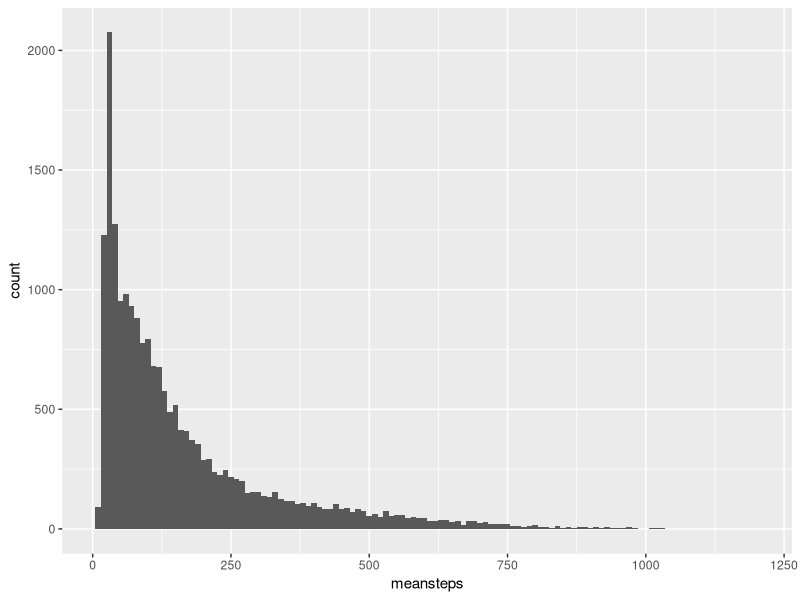
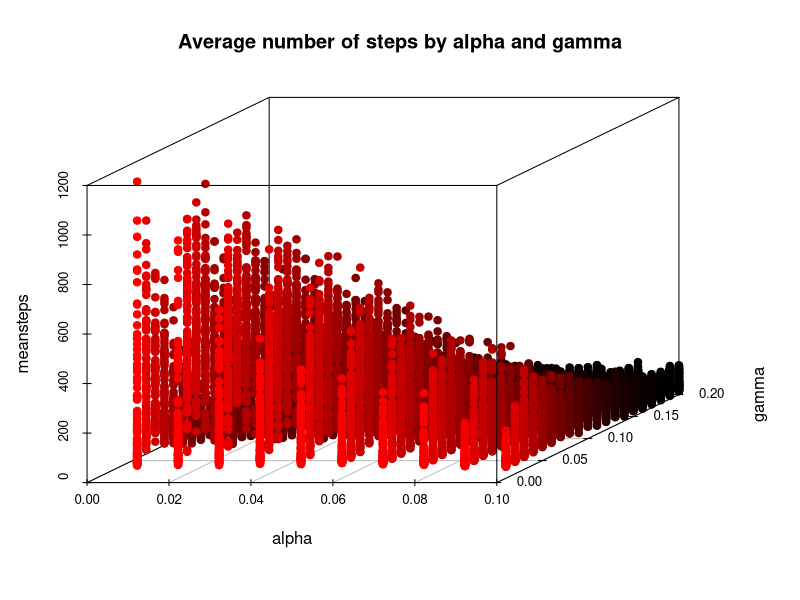

These figures' R source, in order:
library(ggplot2)

#Load and format data

data  <- read.table("PredatorPreyAlphaGammaChi-find_cyles-means.csv", sep=",", header = T)

#Histogram of averages

pdfFile <-c("PredatorPreyAlphaGammaChi-Hist.pdf")
pdf(pdfFile)
a <- ggplot(data, aes(x=meansteps)) + geom_histogram(binwidth=10)
a
dev.off()

#Scatterplot average by alpha and gamma
library(scatterplot3d)

pdfFile <-c("PredatorPreyAlphaGammaChi-3dplotAG.pdf")
pdf(pdfFile)
with(data, {
  scatterplot3d(alpha,   # x axis
                gamma,     # y axis
                meansteps,    # z axis
                pch=19,
                highlight.3d=TRUE,
                main="Average number of steps by alpha and gamma")
})
dev.off()
